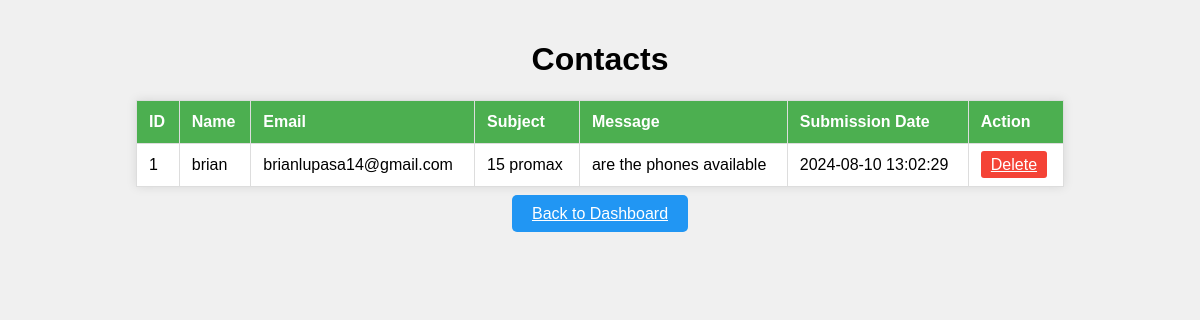
/view_contacts.php (signed in), run on the app's committed database.
### tables this page shows
CREATE TABLE IF NOT EXISTS `contact_form_submissions` (
  `id` int NOT NULL AUTO_INCREMENT,
  `name` varchar(255) NOT NULL,
  `email` varchar(255) NOT NULL,
  `subject` varchar(255) DEFAULT NULL,
  `message` text NOT NULL,
  `submission_date` timestamp NULL DEFAULT CURRENT_TIMESTAMP,
  PRIMARY KEY (`id`)
);

### view_contacts.php (the view, shortened to what this page needs)
<?php
include 'db.php';
$query = "SELECT id, name, email, subject, message, submission_date FROM contact_form_submissions ORDER BY submission_date DESC";
$result = $mysqli->query($query);
?>
<!DOCTYPE html>
<html lang="en">
<head>
</head>
<body>
    <h1>Contacts</h1>
    <table>
        <thead>
            <tr>
                <th>ID</th>
                <th>Name</th>
                <th>Email</th>
                <th>Subject</th>
                <th>Message</th>
                <th>Submission Date</th>
                <th>Action</th>
            </tr>
        </thead>
        <tbody>
            <?php
            while ($row = $result->fetch_assoc()) {
                echo "<tr>";
                echo "<td>" . htmlspecialchars($row['id']) . "</td>";
                echo "<td>" . htmlspecialchars($row['name']) . "</td>";
                echo "<td>" . htmlspecialchars($row['email']) . "</td>";
                echo "<td>" . htmlspecialchars($row['subject']) . "</td>";
                echo "<td>" . htmlspecialchars($row['message']) . "</td>";
                echo "<td>" . htmlspecialchars($row['submission_date']) . "</td>";
                echo "<td><a href='delete_contact.php?id=" . htmlspecialchars($row['id']) . "' class='action-btn'>Delete</a></td>";
                echo "</tr>";
            }
            ?>
        </tbody>
    </table><br>
    <a href="admin_dashboard.php" class="dashboard-btn">Back to Dashboard</a>
</body>
</html>

### view_contacts.php (style rules this page uses)
body { font-family: Arial, sans-serif; background-color: #f0f0f0; margin: 0; padding: 20px; text-align: center; }
table { width: 80%; margin: 0 auto; border-collapse: collapse; background-color: #ffffff; box-shadow: 0 0 10px rgba(0, 0, 0, 0.1); }
th, td { border: 1px solid #ddd; padding: 12px; text-align: left; }
th { background-color: #4CAF50; color: white; }
.action-btn { background-color: #f44336; color: white; border: none; padding: 5px 10px; cursor: pointer; text-align: center; border-radius: 3px; }
.dashboard-btn { background-color: #2196F3; color: white; border: none; padding: 10px 20px; cursor: pointer; text-align: center; border-radius: 5px; margin-top: 20px; }

### data on the page
contact_form_submissions: id "1", name "brian", email "brianlupasa14@gmail.com", subject "15 promax", message "are the phones available", submission_date "2024-08-10 13:02:29"
